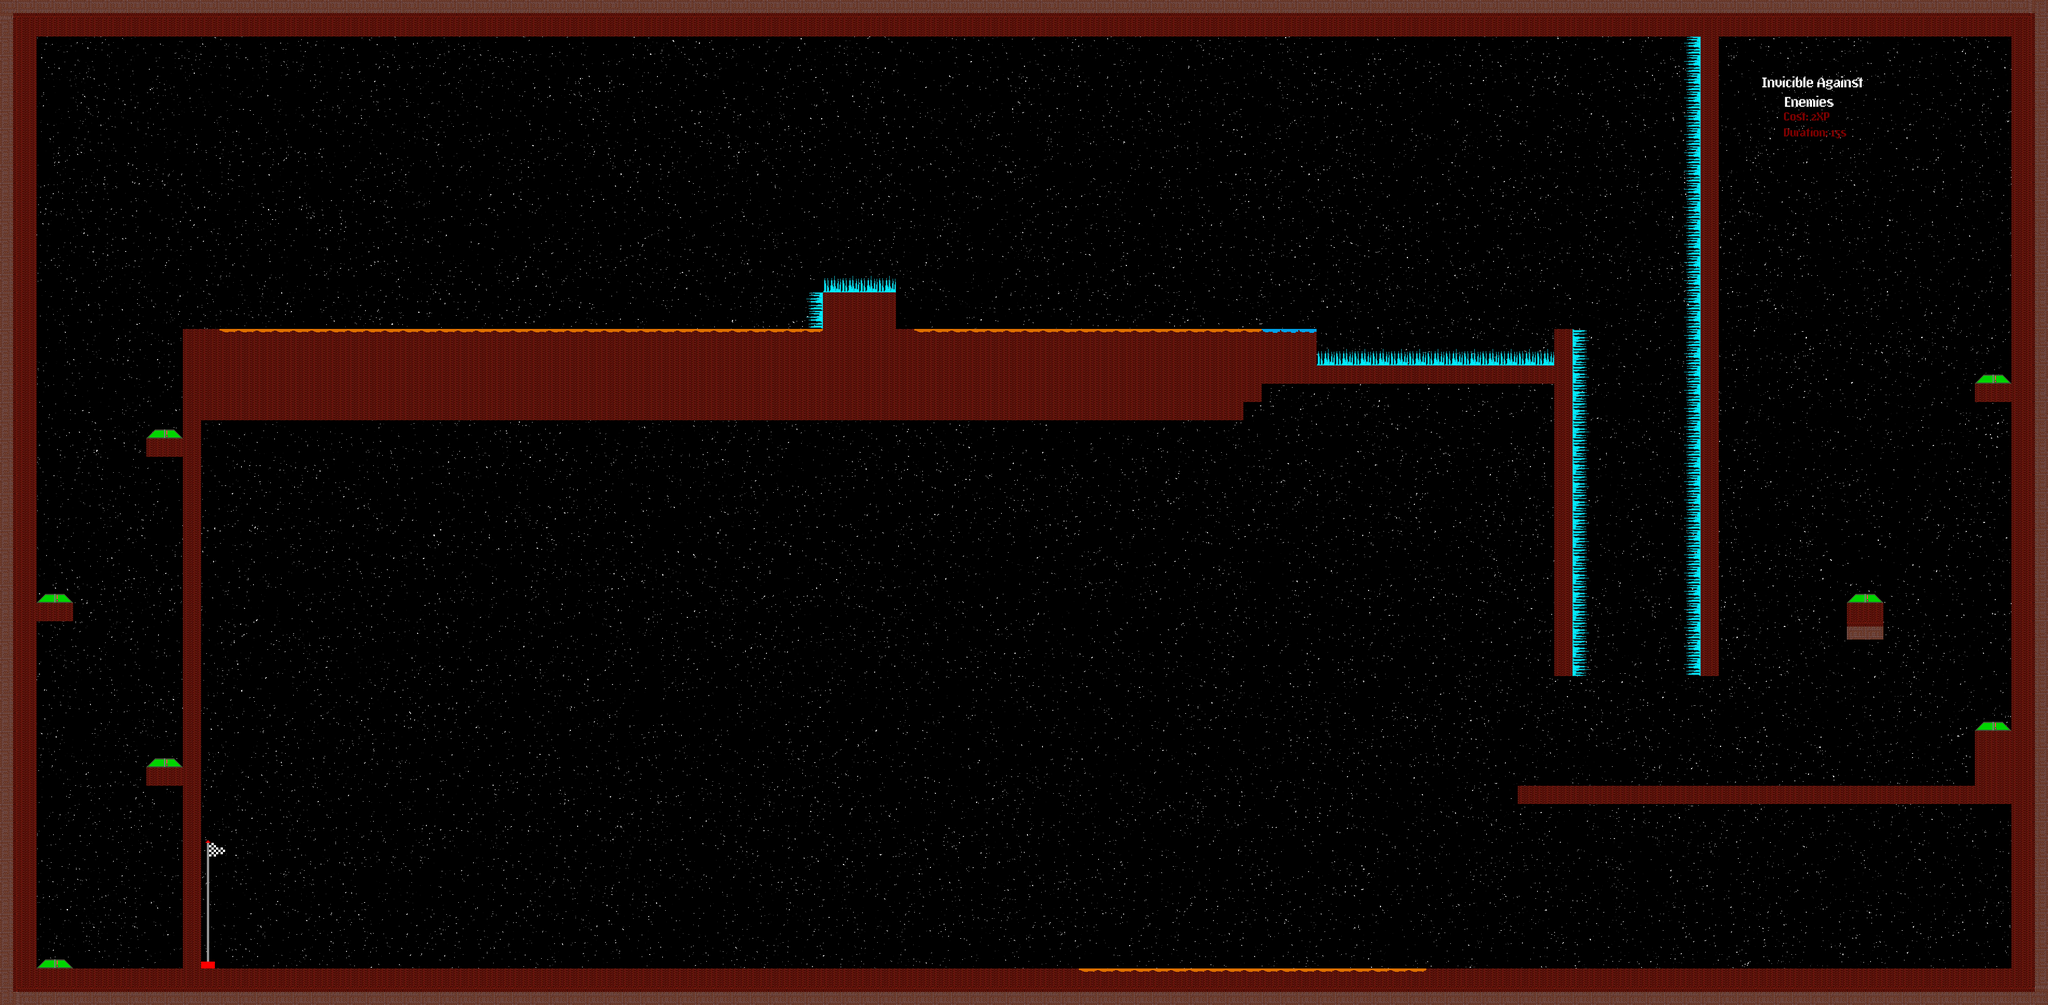

A 2D game scene composited from a Tiled map and its tileset images. What follows is a short description and the map's XML, with each tile layer's data collapsed to a summary:
An orthogonal 112x55 tile map with 32x32 px tiles, 2 tile layers (Background, Kachelebene 1), 9 tilesets.

<map version="1.0" orientation="orthogonal" width="112" height="55" tilewidth="32" tileheight="32">
 <tileset firstgid="1" name="Eis" tilewidth="32" tileheight="32">
  <image source="../assets/eis.png" trans="ffffff" width="128" height="32" />
  <tile id="0">
   <properties>
    <property name="type" value="IceOb" />
   </properties>
  </tile>
  <tile id="1">
   <properties>
    <property name="type" value="IceRe" />
   </properties>
  </tile>
  <tile id="2">
   <properties>
    <property name="type" value="IceUnt" />
   </properties>
  </tile>
  <tile id="3">
   <properties>
    <property name="type" value="IceLi" />
   </properties>
  </tile>
 </tileset>
 <tileset firstgid="5" name="MarsoberF" tilewidth="32" tileheight="32">
  <image source="../assets/MarsoberF/MarsoberF.png" width="32" height="32" />
  <tile id="0">
   <properties>
    <property name="type" value="marsObfSolid" />
   </properties>
  </tile>
 </tileset>
 <tileset firstgid="6" name="MarsunterF_n" tilewidth="32" tileheight="32">
  <image source="../assets/MarsoberF/MarsunterF_n.png" width="160" height="64" />
  <tile id="0">
   <properties>
    <property name="type" value="marsObSolid" />
   </properties>
  </tile>
  <tile id="1">
   <properties>
    <property name="type" value="marsReSolid" />
   </properties>
  </tile>
  <tile id="2">
   <properties>
    <property name="type" value="marsUntSolid" />
   </properties>
  </tile>
  <tile id="3">
   <properties>
    <property name="type" value="marsLiSolid" />
   </properties>
  </tile>
  <tile id="4">
   <properties>
    <property name="type" value="marsLiUSolid" />
   </properties>
  </tile>
  <tile id="5">
   <properties>
    <property name="type" value="marsLiObSolid" />
   </properties>
  </tile>
  <tile id="6">
   <properties>
    <property name="type" value="marsReObSolid" />
   </properties>
  </tile>
  <tile id="7">
   <properties>
    <property name="type" value="marsReUSolid" />
   </properties>
  </tile>
  <tile id="8">
   <properties>
    <property name="type" value="marsUntfSolid" />
   </properties>
  </tile>
 </tileset>
 <tileset firstgid="16" name="jumpplatform" tilewidth="64" tileheight="16">
  <image source="../assets/jumpplatform.png" trans="ffffff" width="64" height="16" />
  <tile id="0">
   <properties>
    <property name="type" value="platformSpeedy" />
   </properties>
  </tile>
 </tileset>
 <tileset firstgid="17" name="endflagRe" tilewidth="48" tileheight="229">
  <image source="../assets/endflagRe.png" width="48" height="229" />
  <tile id="0">
   <properties>
    <property name="type" value="instruction1" />
   </properties>
  </tile>
 </tileset>
 <tileset firstgid="18" name="MarsOberFSpeedx" tilewidth="32" tileheight="32">
  <image source="../assets/MarsoberF/MarsOberFSpeedx.png" width="32" height="32" />
  <tile id="0">
   <properties>
    <property name="type" value="marsOberFSpeedX" />
   </properties>
  </tile>
 </tileset>
 <tileset firstgid="19" name="MarsOberFSpeedY" tilewidth="32" tileheight="32">
  <image source="../assets/MarsoberF/MarsOberFSpeedY.png" width="32" height="32" />
  <tile id="0">
   <properties>
    <property name="type" value="marsOberFSpeedY" />
   </properties>
  </tile>
 </tileset>
 <tileset firstgid="20" name="invincibleTip" tilewidth="200" tileheight="125">
  <image source="../assets/invincibleTip.png" trans="000000" width="200" height="125" />
 </tileset>
 <tileset firstgid="21" name="stars" tilewidth="3584" tileheight="1760">
  <image source="../assets/stars.png" width="3584" height="1760" />
 </tileset>
 <layer name="Background" width="112" height="55">
  <data>[6160 cells, 57 non-empty, 3 distinct tile ids]</data>
 </layer>
 <layer name="Kachelebene 1" width="112" height="55">
  <data>[6160 cells, 1187 non-empty, 17 distinct tile ids]</data>
 </layer>
</map>
